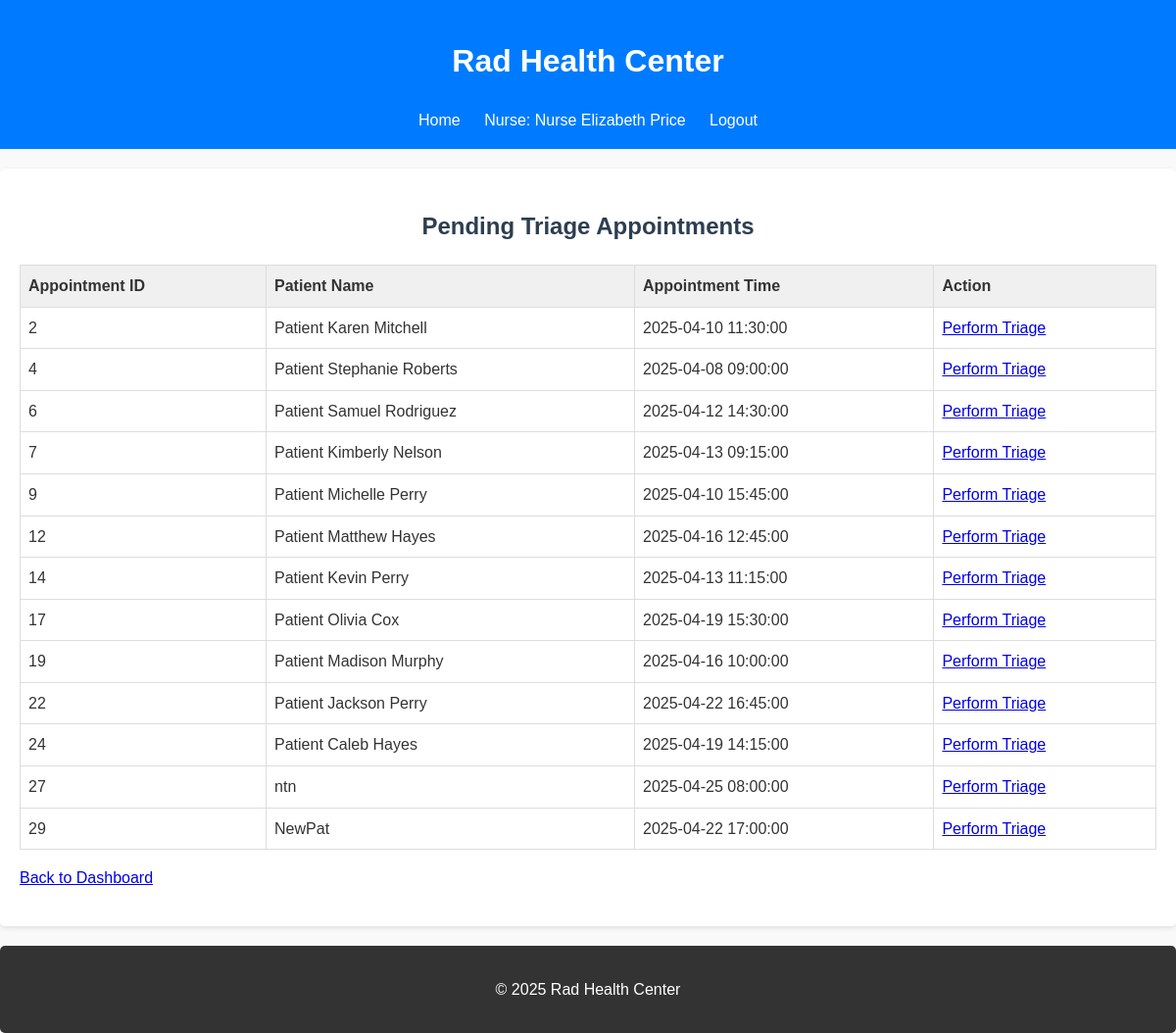
The app's page /nurse/pending_triage (signed in) with its own data.
### tables this page shows
CREATE TABLE appointments (
    appointment_id INTEGER PRIMARY KEY AUTOINCREMENT UNIQUE,
    patient_id INTEGER NOT NULL,
    doctor_id INTEGER NOT NULL,
    appointment_datetime DATETIME NOT NULL,
    booking_datetime TIMESTAMP DEFAULT CURRENT_TIMESTAMP,
    cancellation_datetime TIMESTAMP,
    is_cancelled BOOLEAN DEFAULT 0,
    has_checked_in BOOLEAN DEFAULT 0,
    outcome TEXT,
    FOREIGN KEY (patient_id) REFERENCES patients(patient_id),
    FOREIGN KEY (doctor_id) REFERENCES doctors(doctor_id)
);

CREATE TABLE patients (
    patient_id INTEGER PRIMARY KEY AUTOINCREMENT UNIQUE,
    name TEXT NOT NULL,
    date_of_birth DATE NOT NULL,
    address TEXT,
    phone_number TEXT,
    email TEXT,
    username TEXT UNIQUE NOT NULL,
    password TEXT NOT NULL,
    registered_doctor_id INTEGER,
    registration_date TIMESTAMP DEFAULT CURRENT_TIMESTAMP,
    FOREIGN KEY (registered_doctor_id) REFERENCES doctors(doctor_id)
);

### app.py (the view)
@app.route('/nurse/pending_triage')
@login_required('nurse')
def view_pending_triage():
    conn = get_db()
    cursor = conn.cursor()
    cursor.execute("""
        SELECT a.appointment_id, p.name AS patient_name, a.appointment_datetime
        FROM appointments a
        JOIN patients p ON a.patient_id = p.patient_id
        LEFT JOIN triage t ON a.appointment_id = t.appointment_id
        WHERE a.has_checked_in = 1 AND t.triage_id IS NULL
    """)
    appointments = cursor.fetchall()
    close_db(conn)
    return render_template('view_pending_triage.html', appointments=appointments)

### app.py (called while the page is built)
def get_db():
    conn = sqlite3.connect(DATABASE)
    conn.row_factory = sqlite3.Row
    return conn

def login_required(role):
    def wrapper(fn):
        from functools import wraps
        @wraps(fn)
        def decorated_view(*args, **kwargs):
            if not session.get('user_id') or session.get('user_role') != role:
                return redirect(url_for('login'))
            return fn(*args, **kwargs)
        return decorated_view
    return wrapper

### templates/view_pending_triage.html (shortened to what this page needs)
{% extends 'layout.html' %}
{% block content %}
    <h2>Pending Triage Appointments</h2>
    {% if appointments %}
        <table>
            <thead>
                <tr>
                    <th>Appointment ID</th>
                    <th>Patient Name</th>
                    <th>Appointment Time</th>
                    <th>Action</th>
                </tr>
            </thead>
            <tbody>
                {% for appointment in appointments %}
                    <tr>
                        <td>{{ appointment.appointment_id }}</td>
                        <td>{{ appointment.patient_name }}</td>
                        <td>{{ appointment.appointment_datetime }}</td>
                        <td><a href="{{ url_for('perform_triage', appointment_id=appointment.appointment_id) }}">Perform Triage</a></td>
                    </tr>
                {% endfor %}
            </tbody>
        </table>
    {% else %}
        <p>No appointments pending triage.</p>
    {% endif %}
    <p><a href="{{ url_for('nurse_dashboard') }}">Back to Dashboard</a></p>
{% endblock %}

### static/css/style.css (style rules this page uses)
body { font-family: Arial, sans-serif; line-height: 1.6; margin: 0; padding: 0; background-color: #f9f9f9; color: #333; }
h2, h3 { text-align: center; color: #2c3e50; }
table { width: 100%; border-collapse: collapse; margin-top: 20px; }
th, td { border: 1px solid #ddd; padding: 8px; text-align: left; }
th { background-color: #f0f0f0; }

### records on screen
appointments: appointment_id "2", patient_name "Patient Karen Mitchell", appointment_datetime "2025-04-10 11:30:00"
appointments: appointment_id "4", patient_name "Patient Stephanie Roberts", appointment_datetime "2025-04-08 09:00:00"
appointments: appointment_id "6", patient_name "Patient Samuel Rodriguez", appointment_datetime "2025-04-12 14:30:00"
appointments: appointment_id "7", patient_name "Patient Kimberly Nelson", appointment_datetime "2025-04-13 09:15:00"
appointments: appointment_id "9", patient_name "Patient Michelle Perry", appointment_datetime "2025-04-10 15:45:00"
appointments: appointment_id "12", patient_name "Patient Matthew Hayes", appointment_datetime "2025-04-16 12:45:00"
appointments: appointment_id "14", patient_name "Patient Kevin Perry", appointment_datetime "2025-04-13 11:15:00"
appointments: appointment_id "17", patient_name "Patient Olivia Cox", appointment_datetime "2025-04-19 15:30:00"
appointments: appointment_id "19", patient_name "Patient Madison Murphy", appointment_datetime "2025-04-16 10:00:00"
appointments: appointment_id "22", patient_name "Patient Jackson Perry", appointment_datetime "2025-04-22 16:45:00"
appointments: appointment_id "24", patient_name "Patient Caleb Hayes", appointment_datetime "2025-04-19 14:15:00"
appointments: appointment_id "27", patient_name "ntn", appointment_datetime "2025-04-25 08:00:00"
appointments: appointment_id "29", patient_name "NewPat", appointment_datetime "2025-04-22 17:00:00"

### other values on screen
{{ session.get('username') }} "Nurse Elizabeth Price"
